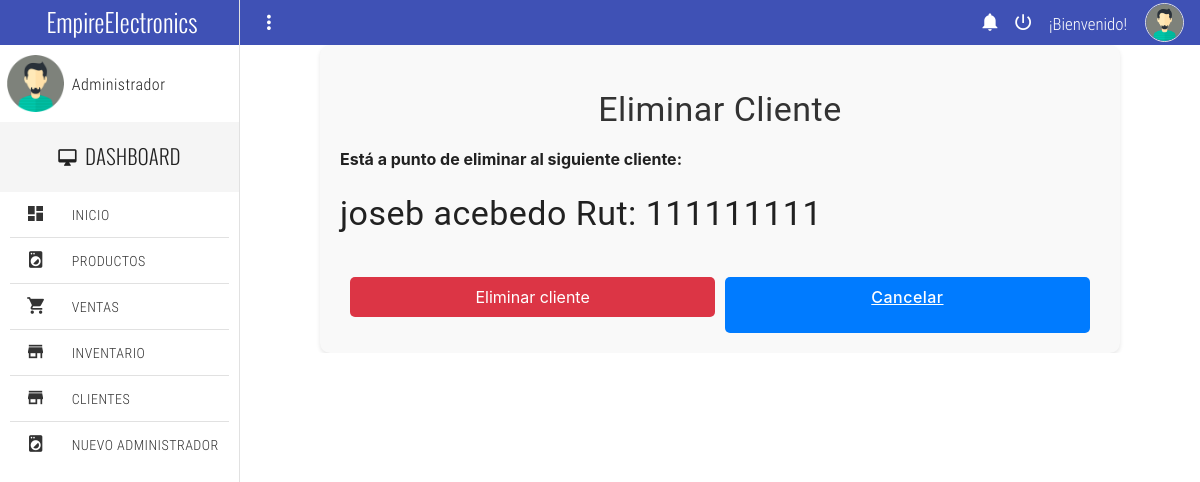
/eliminarcliente/111111111, run on the app's committed database.
### empireapp/models.py (models this page shows, shortened)
class Cliente(AbstractBaseUser, PermissionsMixin):
    rut = models.CharField(max_length=12, unique=True, primary_key=True)
    nombre = models.CharField(max_length=100)
    apellido = models.CharField(max_length=100)
    correo = models.EmailField(max_length=100, unique=True)
    telefono = models.CharField(max_length=20)
    fecha_ncto = models.DateField(default=timezone.now)
    direccion = models.CharField(max_length=255)
    is_active = models.BooleanField(default=True)
    is_staff = models.BooleanField(default=False)
    objects = ClienteManager()
    USERNAME_FIELD = 'correo'
    REQUIRED_FIELDS = ['rut', 'nombre', 'apellido', 'telefono', 'fecha_ncto', 'direccion']

### empireapp/views.py (the view, shortened to what this page needs)
# urls.py: path('eliminarcliente/<str:id>', eliminarcliente, name='eliminarcliente'),
def eliminarcliente(request, id):
    cliente = get_object_or_404(Cliente, rut=id)
    datos = {
        "cliente": cliente
    }
    return render(request, "empireapp/pages/dashboard/eliminarcliente.html", datos)

### empireapp/context_processors.py (called while the page is built)
def cart_item_count(request):
    cart_item_count = 0
    items = []
    total = 0
    if request.user.is_authenticated:
        cart = Cart.objects.filter(user=request.user).first()
        if cart:
            cart_items = CartItem.objects.filter(cart=cart).select_related('producto')
            cart_item_count = cart_items.count()
            items = cart_items
            total = sum(item.producto.precio * item.quantity for item in items)
    else:
        cart = None
    return {'cart_item_count': cart_item_count, 'cart': cart, 'items': items, 'total': total}

def login_form(request):
    form = AuthenticationForm()
    return {'login_form': form}

### empireapp/templates/empireapp/pages/dashboard/eliminarcliente.html (shortened to what this page needs)
{% extends "empireapp/pages/dashboard/home.html" %}
{% block contenido %}
<form method="post">
    <div class="delete-client-container">
        <h3 class="delete-client-title">Eliminar Cliente</h3>
        <div class="alert alert-danger" role="alert">
            <strong>Está a punto de eliminar al siguiente cliente:</strong>
            <div class="mt-3">
                <h3>{{ cliente.nombre }} {{ cliente.apellido }} Rut: {{ cliente.rut }}</h3>
            </div>
        </div>
        <div class="delete-client-form-actions">
            <button type="submit" class="delete-client-btn delete-client-btn-danger" data-bs-toggle="modal" data-bs-target="#myModal">
                Eliminar cliente
            </button>
            <a href="{% url 'clientes' %}" class="delete-client-btn delete-client-btn-primary">Cancelar</a>
        </div>
    </div>
</form>
{% endblock contenido %}

### empireapp/static/empireapp/assets/css/main.css (style rules this page uses)
html, body { width: 100%; height: 100%; margin: 0; padding: 0; font-size: 16px; font-family: "RobotoRegular"; position: relative; background-color: #fff; }

### empireapp/static/empireapp/css/style.css (style rules this page uses)
:root { --color-black: #021736; --color-green-dark: #1B4242; --color-orange: #F45E0C; --color-orange-light: #FDDBC9; --color-sage: #436850; --color-blue: #0156FF; --color-gray-dark: #7d7d7d; --color-gray-light: #CBCBCB; --color-gray-lighter: #efefef; --color-white: #FFFFFF; --font-primary: "Inter", sans-serif; --transition: all 0.3s ease; --box-shadow: rgba(50, 50, 105, 0.15) 0px 2px 5px 0px, rgba(0, 0, 0, 0.05) 0px 1px 1px 0px; --box-shadow-2: rgb(39 39 94 / 15%) 0 100px 50px 100px, rgb(39 39 94 / 15%) 0 100px 50px 100px }
* { margin: 0; padding: 0; -webkit-box-sizing: border-box; -moz-box-sizing: border-box; box-sizing: border-box; -webkit-font-smoothing: antialiased; -moz-osx-font-smoothing: grayscale; text-rendering: optimizeLegibility; }
body { font-family: var(--font-primary); font-size: 16px; font-optical-sizing: auto; font-style: normal; font-variation-settings: "slnt" 0; }
h1,h2,h3,h4,h5,h6, a, p, span, textarea { letter-spacing: 0.03rem; }
form button, .btn-logout, .btn-register, .btn-login { display: block; background-color: #4CAF50; color: white; text-align: center; padding: 10px 20px; border: none; border-radius: 5px; cursor: pointer; transition: background-color 0.3s; width: 100%; margin-bottom: 1rem; text-decoration: none; }
.delete-client-container { max-width: 800px; margin: 0 auto; padding: 20px; background-color: #f9f9f9; border-radius: 10px; box-shadow: 0 2px 4px rgba(0, 0, 0, 0.1); }
.delete-client-title { color: #333; margin-bottom: 20px; text-align: center; }
.delete-client-btn { display: inline-block; padding: 10px 20px; border-radius: 5px; text-align: center; cursor: pointer; margin-top: 20px; width: 48%; }
.delete-client-btn-danger { background-color: #dc3545; color: white; border: none; transition: background-color 0.3s; }
.delete-client-btn-primary { background-color: #007bff; color: white; border: none; transition: background-color 0.3s; }
.delete-client-form-actions { display: flex; justify-content: center; width: 100%; gap: 10px; }

### data on the page
Cliente: nombre "joseb", apellido "acebedo", rut "111111111"
